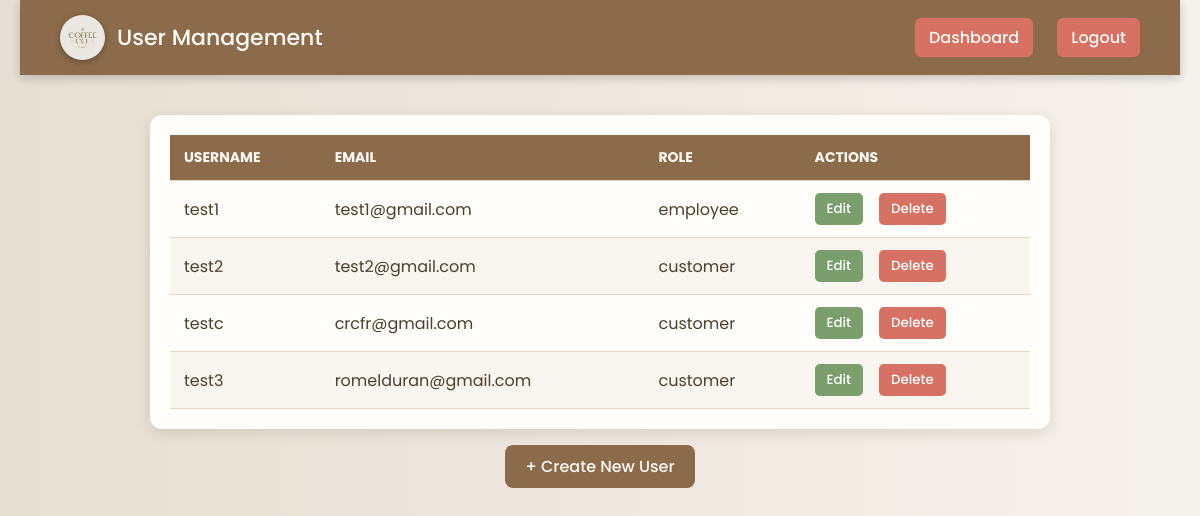
Screenshot of /user/management_user.php (signed in) with the database file from the repository.
### tables this page shows
CREATE TABLE `users` (
  `users_id` int(11) NOT NULL,
  `username` varchar(100) DEFAULT NULL,
  `email` varchar(255) NOT NULL,
  `password_hash` varchar(255) NOT NULL,
  `role` enum('admin','employee','customer') NOT NULL,
  `created_at` timestamp NOT NULL DEFAULT current_timestamp()
);

### user/management_user.php (the view, shortened to what this page needs)
<?php
require_once '../db_connect.php';
$result = $conn->query("SELECT users_id, username, email, role FROM users ORDER BY users_id ASC");
?>
<!DOCTYPE html>
<html lang="en">
<head>
    <link rel="stylesheet" href="user.css">
</head>
<body>
    <div class="navbar">
        <div class="brand">
            <img src="../logo.png" alt="CoffeeDB Logo" class="logo">
            <h1>User Management</h1>
        </div>
        <div class="nav-links">
            <a href="../admin_dashboard.php">Dashboard</a>
            <a href="../logout.php">Logout</a>
        </div>
    </div>
    <div id="userTable" class="user-table">
        <table>
            <thead>
                <tr>
                    <th>Username</th>
                    <th>Email</th>
                    <th>Role</th>
                    <th>Actions</th>
                </tr>
            </thead>
            <tbody>
                <?php if ($result && $result->num_rows > 0): ?>
                    <?php while ($row = $result->fetch_assoc()): ?>
                        <tr>
                            <td><?= htmlspecialchars($row['username']) ?></td>
                            <td><?= htmlspecialchars($row['email']) ?></td>
                            <td><?= htmlspecialchars($row['role']) ?></td>
                            <td>
                            <div style="display: inline-flex; gap: 8px;">
                                <form method="POST" action="edit_user.php">
                                    <button type="submit" class="edit-btn">Edit</button>
                                </form>
                                <form method="POST" action="delete_user.php" onsubmit="return confirm('Delete this user?')">
                                    <button type="submit" class="delete-btn">Delete</button>
                                </form>
                            </div>
                        </td>
                        </tr>
                    <?php endwhile; ?>
                <?php else: ?>
                    <tr><td colspan="4">No users found.</td></tr>
                <?php endif; ?>
            </tbody>
        </table>
    </div>
    <div id="createUserBtn" class="create-user-btn">
        <a href="create_user.php">+ Create New User</a>
    </div>
</body>
</html>

### user/user.css (style rules this page uses)
* { margin: 0; padding: 0; box-sizing: border-box; font-family: "Poppins", sans-serif; }
body { min-height: 100vh; background: linear-gradient(to right, #e6dfd3, #f6f2ec); color: #4b3f2f; display: flex; flex-direction: column; align-items: center; padding: 0 20px; }
.navbar { width: 100%; background-color: #8b6b4a; color: #fffaf5; display: flex; justify-content: space-between; align-items: center; padding: 15px 40px; box-shadow: 0 3px 10px rgba(0, 0, 0, 0.2); }
.brand { display: flex; align-items: center; gap: 12px; }
.logo { width: 45px; height: 45px; object-fit: cover; border-radius: 50%; box-shadow: 0 2px 6px rgba(0, 0, 0, 0.3); }
.navbar h1 { font-size: 22px; font-weight: 500; }
.nav-links a { color: #fffaf5; text-decoration: none; font-weight: 500; margin-left: 20px; background: #d67163; padding: 8px 14px; border-radius: 6px; transition: all 0.3s ease; }
.user-table { background: #fffdf9; margin-top: 40px; width: 100%; max-width: 900px; border-radius: 12px; box-shadow: 0 4px 15px rgba(75, 63, 47, 0.15); overflow-x: auto; padding: 20px; }
.user-table table { width: 100%; border-collapse: collapse; }
.user-table th, .user-table td { padding: 12px 14px; text-align: left; border-bottom: 1px solid #e2d7c5; }
.user-table th { background-color: #8b6b4a; color: #fffaf5; text-transform: uppercase; font-size: 14px; }
.user-table tr:nth-child(even) { background-color: #f9f5ef; }
.edit-btn, .delete-btn { border: none; padding: 6px 12px; border-radius: 5px; font-weight: 500; cursor: pointer; transition: all 0.3s ease; }
.edit-btn { background-color: #7b9e6d; color: white; }
.delete-btn { background-color: #d67163; color: white; margin-left: 8px; }
.create-user-btn { margin-top: 25px; text-align: center; }
.create-user-btn a { background-color: #8b6b4a; color: #fffaf5; border-radius: 8px; padding: 10px 20px; text-decoration: none; font-weight: 500; transition: all 0.3s ease; }

### rows the page displays
users: username "test1", email "test1@gmail.com", role "employee"
users: username "test2", email "test2@gmail.com", role "customer"
users: username "testc", email "crcfr@gmail.com", role "customer"
users: username "test3", email "romelduran@gmail.com", role "customer"
